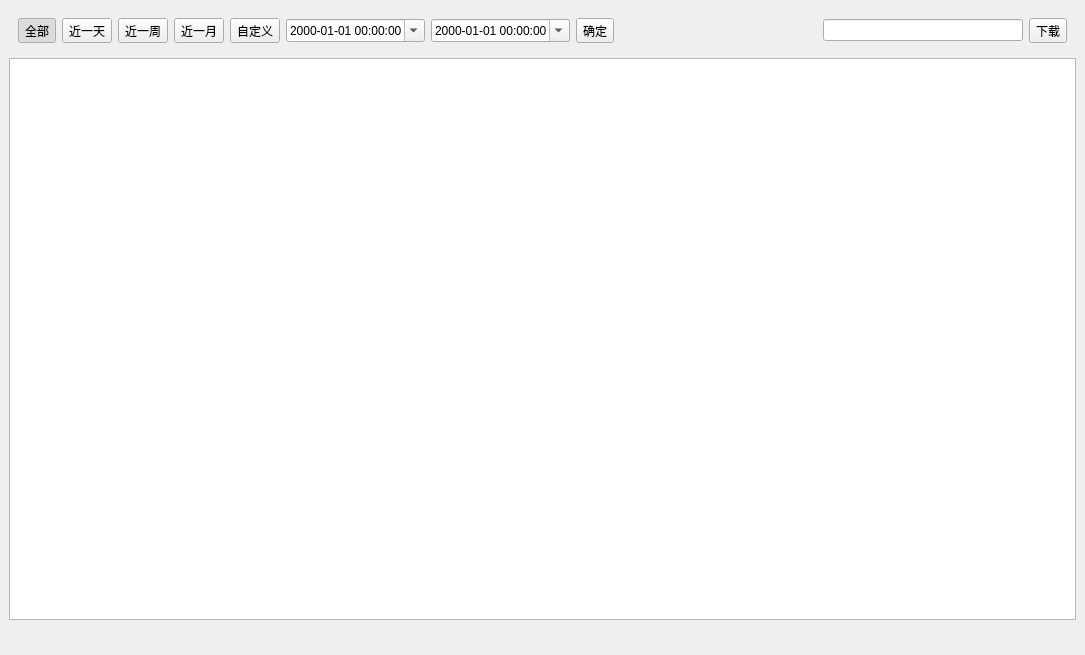
<?xml version="1.0" encoding="UTF-8"?>
<ui version="4.0">
 <class>MainWindow</class>
 <widget class="QMainWindow" name="MainWindow">
  <property name="geometry">
   <rect>
    <x>0</x>
    <y>0</y>
    <width>1085</width>
    <height>655</height>
   </rect>
  </property>
  <property name="windowTitle">
   <string>MainWindow</string>
  </property>
  <widget class="QWidget" name="centralwidget">
   <layout class="QVBoxLayout" name="verticalLayout">
    <item>
     <widget class="QWidget" name="widget" native="true">
      <layout class="QHBoxLayout" name="horizontalLayout">
       <item>
        <widget class="QToolButton" name="allbtn">
         <property name="text">
          <string>全部</string>
         </property>
         <property name="checkable">
          <bool>true</bool>
         </property>
         <property name="checked">
          <bool>true</bool>
         </property>
         <property name="autoExclusive">
          <bool>true</bool>
         </property>
        </widget>
       </item>
       <item>
        <widget class="QToolButton" name="daybtn">
         <property name="text">
          <string>近一天</string>
         </property>
         <property name="checkable">
          <bool>true</bool>
         </property>
         <property name="autoExclusive">
          <bool>true</bool>
         </property>
        </widget>
       </item>
       <item>
        <widget class="QToolButton" name="weekbtn">
         <property name="text">
          <string>近一周</string>
         </property>
         <property name="checkable">
          <bool>true</bool>
         </property>
         <property name="autoExclusive">
          <bool>true</bool>
         </property>
        </widget>
       </item>
       <item>
        <widget class="QToolButton" name="monthbtn">
         <property name="text">
          <string>近一月</string>
         </property>
         <property name="checkable">
          <bool>true</bool>
         </property>
         <property name="autoExclusive">
          <bool>true</bool>
         </property>
        </widget>
       </item>
       <item>
        <widget class="QToolButton" name="cusbtn">
         <property name="text">
          <string>自定义</string>
         </property>
         <property name="checkable">
          <bool>true</bool>
         </property>
         <property name="autoExclusive">
          <bool>true</bool>
         </property>
        </widget>
       </item>
       <item>
        <widget class="QDateTimeEdit" name="pastdt">
         <property name="displayFormat">
          <string>yyyy-MM-dd HH:mm:ss</string>
         </property>
         <property name="calendarPopup">
          <bool>true</bool>
         </property>
        </widget>
       </item>
       <item>
        <widget class="QDateTimeEdit" name="nowdt">
         <property name="displayFormat">
          <string>yyyy-MM-dd HH:mm:ss</string>
         </property>
         <property name="calendarPopup">
          <bool>true</bool>
         </property>
        </widget>
       </item>
       <item>
        <widget class="QToolButton" name="okbtn">
         <property name="text">
          <string>确定</string>
         </property>
        </widget>
       </item>
       <item>
        <spacer name="horizontalSpacer">
         <property name="orientation">
          <enum>Qt::Horizontal</enum>
         </property>
         <property name="sizeHint" stdset="0">
          <size>
           <width>210</width>
           <height>20</height>
          </size>
         </property>
        </spacer>
       </item>
       <item>
        <widget class="SearchEdit" name="searchet">
         <property name="sizePolicy">
          <sizepolicy hsizetype="Fixed" vsizetype="Fixed">
           <horstretch>0</horstretch>
           <verstretch>0</verstretch>
          </sizepolicy>
         </property>
         <property name="minimumSize">
          <size>
           <width>200</width>
           <height>0</height>
          </size>
         </property>
         <property name="maximumSize">
          <size>
           <width>200</width>
           <height>16777215</height>
          </size>
         </property>
        </widget>
       </item>
       <item>
        <widget class="QToolButton" name="dlbtn">
         <property name="text">
          <string>下载</string>
         </property>
        </widget>
       </item>
      </layout>
     </widget>
    </item>
    <item>
     <widget class="QTableView" name="tableView"/>
    </item>
    <item>
     <layout class="QHBoxLayout" name="horizontalLayout_2">
      <item>
       <spacer name="horizontalSpacer_2">
        <property name="orientation">
         <enum>Qt::Horizontal</enum>
        </property>
        <property name="sizeHint" stdset="0">
         <size>
          <width>40</width>
          <height>20</height>
         </size>
        </property>
       </spacer>
      </item>
      <item>
       <widget class="Pagination" name="pgn" native="true"/>
      </item>
     </layout>
    </item>
   </layout>
  </widget>
 </widget>
 <customwidgets>
  <customwidget>
   <class>Pagination</class>
   <extends>QWidget</extends>
   <header location="global">pagination.h</header>
   <container>1</container>
  </customwidget>
  <customwidget>
   <class>SearchEdit</class>
   <extends>QLineEdit</extends>
   <header>searchedit.h</header>
  </customwidget>
 </customwidgets>
 <resources/>
 <connections/>
</ui>
